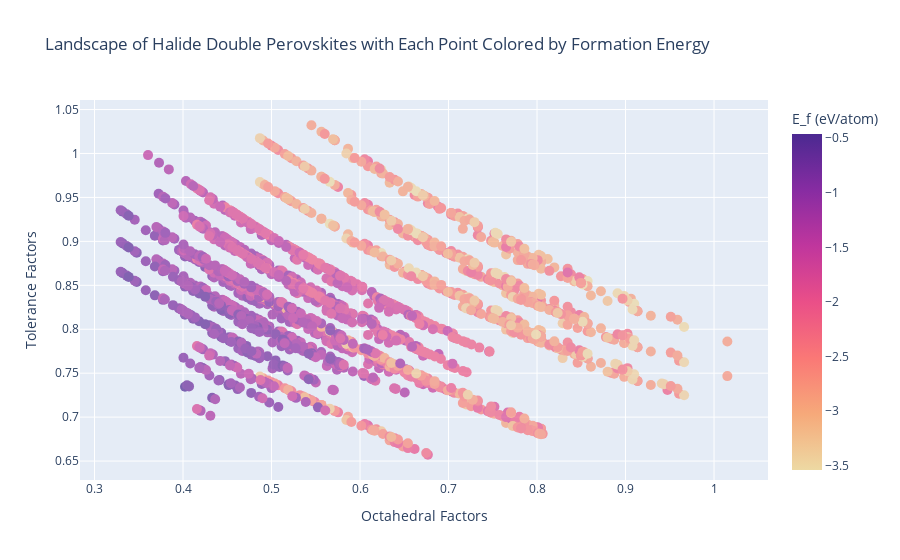

Write notebook code for a chart like this one.
### Code cell
fig = go.Figure()

fig.add_trace(go.Scatter(x=all_data_dict['octahedral_factors'],
                         y=all_data_dict['tolerance_factors'],
                         name='DHP',
                         text=all_data_dict['system'],
                         opacity=0.7,
                         customdata=all_data_dict['formation_energies'],
                         marker=dict(color=all_data_dict['formation_energies'], size=8,
                                     colorscale='Agsunset_r', colorbar=dict(thickness=30,title='E_f (eV/atom)')),
                         hovertemplate="<br>".join([
                                                    "system: %{text}",
                                                    "Oct. Factor: %{x:.3f}",
                                                    "Tol. Factor: %{y:.3f}",
                                                    "Formation E: %{customdata:.3f} (eV/atom)"])
                        ))


fig.update_traces(
    mode='markers', 
    marker_line_width=0, 
    marker_size=10
)
fig.update_layout(title='Landscape of Halide Double Perovskites with Each Point Colored by Formation Energy')
fig.update_xaxes(title_text='Octahedral Factors')
fig.update_yaxes(title_text='Tolerance Factors')

### Figure 1 — Plotly figure (JSON) as saved in the notebook; plotly's stock layout.template omitted (floating-point values rounded to 4 significant figures; data arrays with more than 128 entries replaced by an {"elided": "..."} marker saying what was removed)
{"data": [{"customdata": {"elided": "1829 float values"}, "hovertemplate": "system: %{text}<br>Oct. Factor: %{x:.3f}<br>Tol. Factor: %{y:.3f}<br>Formation E: %{customdata:.3f} (eV/atom)", "marker": {"color": {"elided": "1829 float values"}, "colorbar": {"thickness": 30, "title": {"text": "E_f (eV/atom)"}}, "colorscale": [[0, "rgb(237, 217, 163)"], [0.1667, "rgb(246, 169, 122)"], [0.3333, "rgb(250, 120, 118)"], [0.5, "rgb(234, 79, 136)"], [0.6667, "rgb(192, 54, 157)"], [0.8333, "rgb(135, 44, 162)"], [1, "rgb(75, 41, 145)"]], "line": {"width": 0}, "size": 10}, "mode": "markers", "name": "DHP", "opacity": 0.7, "text": {"elided": "1829 str values"}, "type": "scatter", "x": {"elided": "1829 float values"}, "y": {"elided": "1829 float values"}}], "layout": {"title": {"text": "Landscape of Halide Double Perovskites with Each Point Colored by Formation Energy"}, "xaxis": {"title": {"text": "Octahedral Factors"}}, "yaxis": {"title": {"text": "Tolerance Factors"}}}}
